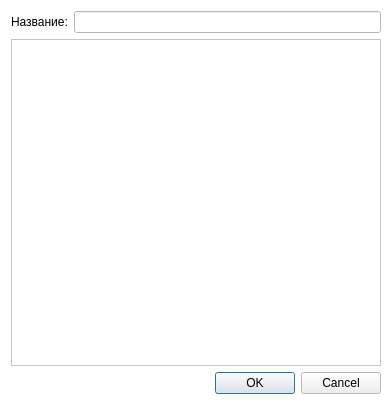
<?xml version="1.0" encoding="UTF-8"?>
<ui version="4.0">
 <class>AddIsolineWidget</class>
 <widget class="QWidget" name="AddIsolineWidget">
  <property name="geometry">
   <rect>
    <x>0</x>
    <y>0</y>
    <width>392</width>
    <height>403</height>
   </rect>
  </property>
  <property name="palette">
   <palette>
    <active>
     <colorrole role="Base">
      <brush brushstyle="SolidPattern">
       <color alpha="255">
        <red>255</red>
        <green>255</green>
        <blue>255</blue>
       </color>
      </brush>
     </colorrole>
     <colorrole role="Window">
      <brush brushstyle="SolidPattern">
       <color alpha="255">
        <red>255</red>
        <green>255</green>
        <blue>255</blue>
       </color>
      </brush>
     </colorrole>
    </active>
    <inactive>
     <colorrole role="Base">
      <brush brushstyle="SolidPattern">
       <color alpha="255">
        <red>255</red>
        <green>255</green>
        <blue>255</blue>
       </color>
      </brush>
     </colorrole>
     <colorrole role="Window">
      <brush brushstyle="SolidPattern">
       <color alpha="255">
        <red>255</red>
        <green>255</green>
        <blue>255</blue>
       </color>
      </brush>
     </colorrole>
    </inactive>
    <disabled>
     <colorrole role="Base">
      <brush brushstyle="SolidPattern">
       <color alpha="255">
        <red>255</red>
        <green>255</green>
        <blue>255</blue>
       </color>
      </brush>
     </colorrole>
     <colorrole role="Window">
      <brush brushstyle="SolidPattern">
       <color alpha="255">
        <red>255</red>
        <green>255</green>
        <blue>255</blue>
       </color>
      </brush>
     </colorrole>
    </disabled>
   </palette>
  </property>
  <property name="windowTitle">
   <string>Dialog</string>
  </property>
  <layout class="QGridLayout" name="gridLayout_2">
   <property name="bottomMargin">
    <number>9</number>
   </property>
   <item row="1" column="0">
    <layout class="QHBoxLayout" name="horizontalLayout_2">
     <item>
      <spacer name="horizontalSpacer">
       <property name="orientation">
        <enum>Qt::Horizontal</enum>
       </property>
       <property name="sizeHint" stdset="0">
        <size>
         <width>40</width>
         <height>20</height>
        </size>
       </property>
      </spacer>
     </item>
     <item>
      <widget class="QDialogButtonBox" name="buttonBox">
       <property name="standardButtons">
        <set>QDialogButtonBox::Cancel|QDialogButtonBox::Ok</set>
       </property>
      </widget>
     </item>
    </layout>
   </item>
   <item row="0" column="0">
    <layout class="QGridLayout" name="gridLayout">
     <item row="1" column="0">
      <widget class="QTreeWidget" name="indexTree">
       <property name="minimumSize">
        <size>
         <width>0</width>
         <height>0</height>
        </size>
       </property>
       <property name="maximumSize">
        <size>
         <width>16777215</width>
         <height>16777215</height>
        </size>
       </property>
       <property name="rootIsDecorated">
        <bool>false</bool>
       </property>
       <attribute name="headerVisible">
        <bool>false</bool>
       </attribute>
       <column>
        <property name="text">
         <string notr="true">Метеопараметр</string>
        </property>
       </column>
       <column>
        <property name="text">
         <string>Описание</string>
        </property>
       </column>
      </widget>
     </item>
     <item row="0" column="0">
      <layout class="QHBoxLayout" name="horizontalLayout">
       <item>
        <widget class="QLabel" name="label_4">
         <property name="text">
          <string>Название:</string>
         </property>
        </widget>
       </item>
       <item>
        <widget class="QLineEdit" name="nameEdit">
         <property name="minimumSize">
          <size>
           <width>120</width>
           <height>0</height>
          </size>
         </property>
        </widget>
       </item>
      </layout>
     </item>
    </layout>
   </item>
  </layout>
 </widget>
 <resources/>
 <connections/>
</ui>
